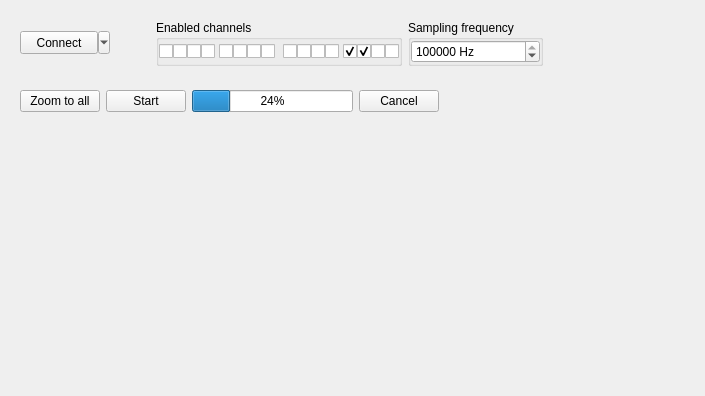
<?xml version="1.0" encoding="UTF-8"?>
<ui version="4.0">
 <class>LorrisOmicron</class>
 <widget class="QWidget" name="LorrisOmicron">
  <property name="geometry">
   <rect>
    <x>0</x>
    <y>0</y>
    <width>705</width>
    <height>396</height>
   </rect>
  </property>
  <property name="windowTitle">
   <string>Form</string>
  </property>
  <layout class="QVBoxLayout" name="verticalLayout">
   <item>
    <widget class="QWidget" name="widget" native="true">
     <layout class="QHBoxLayout" name="horizontalLayout">
      <item>
       <widget class="QToolButton" name="connectButton">
        <property name="sizePolicy">
         <sizepolicy hsizetype="Minimum" vsizetype="Fixed">
          <horstretch>0</horstretch>
          <verstretch>0</verstretch>
         </sizepolicy>
        </property>
        <property name="minimumSize">
         <size>
          <width>90</width>
          <height>23</height>
         </size>
        </property>
        <property name="text">
         <string>Connect</string>
        </property>
        <property name="popupMode">
         <enum>QToolButton::MenuButtonPopup</enum>
        </property>
        <property name="toolButtonStyle">
         <enum>Qt::ToolButtonTextOnly</enum>
        </property>
       </widget>
      </item>
      <item>
       <spacer name="horizontalSpacer_3">
        <property name="orientation">
         <enum>Qt::Horizontal</enum>
        </property>
        <property name="sizeType">
         <enum>QSizePolicy::Preferred</enum>
        </property>
        <property name="sizeHint" stdset="0">
         <size>
          <width>40</width>
          <height>20</height>
         </size>
        </property>
       </spacer>
      </item>
      <item>
       <widget class="QWidget" name="settingsContainer" native="true">
        <layout class="QHBoxLayout" name="horizontalLayout_6">
         <property name="margin">
          <number>0</number>
         </property>
         <item>
          <widget class="QGroupBox" name="groupBox">
           <property name="title">
            <string>Enabled channels</string>
           </property>
           <layout class="QHBoxLayout" name="horizontalLayout_4">
            <property name="spacing">
             <number>0</number>
            </property>
            <property name="margin">
             <number>0</number>
            </property>
            <item>
             <widget class="QCheckBox" name="ch0enableBox">
              <property name="text">
               <string/>
              </property>
              <property name="checked">
               <bool>false</bool>
              </property>
             </widget>
            </item>
            <item>
             <widget class="QCheckBox" name="ch1enableBox">
              <property name="text">
               <string/>
              </property>
              <property name="checked">
               <bool>false</bool>
              </property>
             </widget>
            </item>
            <item>
             <widget class="QCheckBox" name="ch2enableBox">
              <property name="text">
               <string/>
              </property>
              <property name="checked">
               <bool>false</bool>
              </property>
             </widget>
            </item>
            <item>
             <widget class="QCheckBox" name="ch3enableBox">
              <property name="text">
               <string/>
              </property>
              <property name="checked">
               <bool>false</bool>
              </property>
             </widget>
            </item>
            <item>
             <spacer name="horizontalSpacer_4">
              <property name="orientation">
               <enum>Qt::Horizontal</enum>
              </property>
              <property name="sizeType">
               <enum>QSizePolicy::Minimum</enum>
              </property>
              <property name="sizeHint" stdset="0">
               <size>
                <width>4</width>
                <height>20</height>
               </size>
              </property>
             </spacer>
            </item>
            <item>
             <widget class="QCheckBox" name="ch4enableBox">
              <property name="text">
               <string/>
              </property>
              <property name="checked">
               <bool>false</bool>
              </property>
             </widget>
            </item>
            <item>
             <widget class="QCheckBox" name="ch5enableBox">
              <property name="text">
               <string/>
              </property>
              <property name="checked">
               <bool>false</bool>
              </property>
             </widget>
            </item>
            <item>
             <widget class="QCheckBox" name="ch6enableBox">
              <property name="text">
               <string/>
              </property>
              <property name="checked">
               <bool>false</bool>
              </property>
             </widget>
            </item>
            <item>
             <widget class="QCheckBox" name="ch7enableBox">
              <property name="text">
               <string/>
              </property>
              <property name="checked">
               <bool>false</bool>
              </property>
             </widget>
            </item>
            <item>
             <spacer name="horizontalSpacer_5">
              <property name="orientation">
               <enum>Qt::Horizontal</enum>
              </property>
              <property name="sizeType">
               <enum>QSizePolicy::Minimum</enum>
              </property>
              <property name="sizeHint" stdset="0">
               <size>
                <width>8</width>
                <height>20</height>
               </size>
              </property>
             </spacer>
            </item>
            <item>
             <widget class="QCheckBox" name="ch8enableBox">
              <property name="text">
               <string/>
              </property>
              <property name="checked">
               <bool>false</bool>
              </property>
             </widget>
            </item>
            <item>
             <widget class="QCheckBox" name="ch9enableBox">
              <property name="text">
               <string/>
              </property>
              <property name="checked">
               <bool>false</bool>
              </property>
             </widget>
            </item>
            <item>
             <widget class="QCheckBox" name="ch10enableBox">
              <property name="text">
               <string/>
              </property>
              <property name="checked">
               <bool>false</bool>
              </property>
             </widget>
            </item>
            <item>
             <widget class="QCheckBox" name="ch11enableBox">
              <property name="text">
               <string/>
              </property>
              <property name="checked">
               <bool>false</bool>
              </property>
             </widget>
            </item>
            <item>
             <spacer name="horizontalSpacer_6">
              <property name="orientation">
               <enum>Qt::Horizontal</enum>
              </property>
              <property name="sizeType">
               <enum>QSizePolicy::Minimum</enum>
              </property>
              <property name="sizeHint" stdset="0">
               <size>
                <width>4</width>
                <height>20</height>
               </size>
              </property>
             </spacer>
            </item>
            <item>
             <widget class="QCheckBox" name="ch12enableBox">
              <property name="text">
               <string/>
              </property>
              <property name="checked">
               <bool>true</bool>
              </property>
             </widget>
            </item>
            <item>
             <widget class="QCheckBox" name="ch13enableBox">
              <property name="text">
               <string/>
              </property>
              <property name="checked">
               <bool>true</bool>
              </property>
             </widget>
            </item>
            <item>
             <widget class="QCheckBox" name="ch14enableBox">
              <property name="text">
               <string/>
              </property>
              <property name="checked">
               <bool>false</bool>
              </property>
             </widget>
            </item>
            <item>
             <widget class="QCheckBox" name="ch15enableBox">
              <property name="text">
               <string/>
              </property>
              <property name="checked">
               <bool>false</bool>
              </property>
             </widget>
            </item>
           </layout>
          </widget>
         </item>
         <item>
          <widget class="QGroupBox" name="groupBox_2">
           <property name="title">
            <string>Sampling frequency</string>
           </property>
           <layout class="QHBoxLayout" name="horizontalLayout_7">
            <property name="margin">
             <number>0</number>
            </property>
            <item>
             <widget class="QSpinBox" name="sampleFreqSpin">
              <property name="suffix">
               <string notr="true"> Hz</string>
              </property>
              <property name="minimum">
               <number>1</number>
              </property>
              <property name="maximum">
               <number>100000000</number>
              </property>
              <property name="value">
               <number>1000000</number>
              </property>
             </widget>
            </item>
           </layout>
          </widget>
         </item>
        </layout>
       </widget>
      </item>
      <item>
       <spacer name="horizontalSpacer">
        <property name="orientation">
         <enum>Qt::Horizontal</enum>
        </property>
        <property name="sizeHint" stdset="0">
         <size>
          <width>40</width>
          <height>20</height>
         </size>
        </property>
       </spacer>
      </item>
     </layout>
    </widget>
   </item>
   <item>
    <widget class="QWidget" name="widget_2" native="true">
     <layout class="QHBoxLayout" name="horizontalLayout_2">
      <item>
       <widget class="QPushButton" name="zoomAllButton">
        <property name="text">
         <string>Zoom to all</string>
        </property>
       </widget>
      </item>
      <item>
       <widget class="QPushButton" name="startStopButton">
        <property name="text">
         <string>Start</string>
        </property>
       </widget>
      </item>
      <item>
       <widget class="QWidget" name="readoutContainer" native="true">
        <layout class="QHBoxLayout" name="horizontalLayout_3">
         <property name="margin">
          <number>0</number>
         </property>
         <item>
          <widget class="QProgressBar" name="readoutProgress">
           <property name="value">
            <number>24</number>
           </property>
          </widget>
         </item>
         <item>
          <widget class="QPushButton" name="cancelReadoutBtn">
           <property name="text">
            <string>Cancel</string>
           </property>
          </widget>
         </item>
        </layout>
       </widget>
      </item>
      <item>
       <spacer name="horizontalSpacer_2">
        <property name="orientation">
         <enum>Qt::Horizontal</enum>
        </property>
        <property name="sizeHint" stdset="0">
         <size>
          <width>216</width>
          <height>20</height>
         </size>
        </property>
       </spacer>
      </item>
     </layout>
    </widget>
   </item>
   <item>
    <widget class="DigitalTraceGraph" name="graph" native="true">
     <property name="sizePolicy">
      <sizepolicy hsizetype="Preferred" vsizetype="Expanding">
       <horstretch>0</horstretch>
       <verstretch>0</verstretch>
      </sizepolicy>
     </property>
    </widget>
   </item>
  </layout>
  <action name="actionExportTraces">
   <property name="text">
    <string>Export traces...</string>
   </property>
  </action>
  <action name="actionImportTraces">
   <property name="text">
    <string>Import traces...</string>
   </property>
  </action>
  <action name="actionInterpolationPoint">
   <property name="checkable">
    <bool>true</bool>
   </property>
   <property name="text">
    <string>Nearest point</string>
   </property>
  </action>
  <action name="actionInterpolationLinear">
   <property name="checkable">
    <bool>true</bool>
   </property>
   <property name="text">
    <string>Linear</string>
   </property>
  </action>
 </widget>
 <customwidgets>
  <customwidget>
   <class>DigitalTraceGraph</class>
   <extends>QWidget</extends>
   <header location="global">src/ui/digitaltracegraph.h</header>
   <container>1</container>
  </customwidget>
 </customwidgets>
 <resources/>
 <connections/>
</ui>
